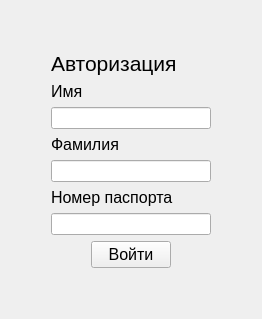
      <widget class="QWidget" name="authorization_for_reader_page">
       <layout class="QHBoxLayout" name="horizontalLayout_23">
        <item>
         <spacer name="horizontalSpacer_39">
          <property name="orientation">
           <enum>Qt::Horizontal</enum>
          </property>
          <property name="sizeHint" stdset="0">
           <size>
            <width>40</width>
            <height>20</height>
           </size>
          </property>
         </spacer>
        </item>
        <item>
         <layout class="QVBoxLayout" name="verticalLayout_5">
          <item>
           <spacer name="verticalSpacer_5">
            <property name="orientation">
             <enum>Qt::Vertical</enum>
            </property>
            <property name="sizeHint" stdset="0">
             <size>
              <width>20</width>
              <height>40</height>
             </size>
            </property>
           </spacer>
          </item>
          <item>
           <widget class="QLabel" name="label_11">
            <property name="font">
             <font>
              <pointsize>16</pointsize>
             </font>
            </property>
            <property name="text">
             <string>Авторизация</string>
            </property>
           </widget>
          </item>
          <item>
           <widget class="QLabel" name="label_12">
            <property name="font">
             <font>
              <pointsize>12</pointsize>
             </font>
            </property>
            <property name="text">
             <string>Имя</string>
            </property>
           </widget>
          </item>
          <item>
           <widget class="QLineEdit" name="name_for_authorization_reader_line_edit"/>
          </item>
          <item>
           <widget class="QLabel" name="label_13">
            <property name="font">
             <font>
              <pointsize>12</pointsize>
             </font>
            </property>
            <property name="text">
             <string>Фамилия</string>
            </property>
           </widget>
          </item>
          <item>
           <widget class="QLineEdit" name="surname_for_authorization_for_reader_line_edit"/>
          </item>
          <item>
           <widget class="QLabel" name="label_14">
            <property name="font">
             <font>
              <pointsize>12</pointsize>
             </font>
            </property>
            <property name="text">
             <string>Номер паспорта</string>
            </property>
           </widget>
          </item>
          <item>
           <widget class="QLineEdit" name="passport_number_for_authorization_reader_line_edit"/>
          </item>
          <item>
           <layout class="QHBoxLayout" name="horizontalLayout_24">
            <item>
             <spacer name="horizontalSpacer_41">
              <property name="orientation">
               <enum>Qt::Horizontal</enum>
              </property>
              <property name="sizeHint" stdset="0">
               <size>
                <width>40</width>
                <height>20</height>
               </size>
              </property>
             </spacer>
            </item>
            <item>
             <widget class="QPushButton" name="enter_for_authorization_reader_btn">
              <property name="font">
               <font>
                <pointsize>12</pointsize>
               </font>
              </property>
              <property name="text">
               <string>Войти</string>
              </property>
             </widget>
            </item>
            <item>
             <spacer name="horizontalSpacer_42">
              <property name="orientation">
               <enum>Qt::Horizontal</enum>
              </property>
              <property name="sizeHint" stdset="0">
               <size>
                <width>40</width>
                <height>20</height>
               </size>
              </property>
             </spacer>
            </item>
           </layout>
          </item>
          <item>
           <spacer name="verticalSpacer_6">
            <property name="orientation">
             <enum>Qt::Vertical</enum>
            </property>
            <property name="sizeHint" stdset="0">
             <size>
              <width>20</width>
              <height>40</height>
             </size>
            </property>
           </spacer>
          </item>
         </layout>
        </item>
        <item>
         <spacer name="horizontalSpacer_40">
          <property name="orientation">
           <enum>Qt::Horizontal</enum>
          </property>
          <property name="sizeHint" stdset="0">
           <size>
            <width>40</width>
            <height>20</height>
           </size>
          </property>
         </spacer>
        </item>
       </layout>
      </widget>
